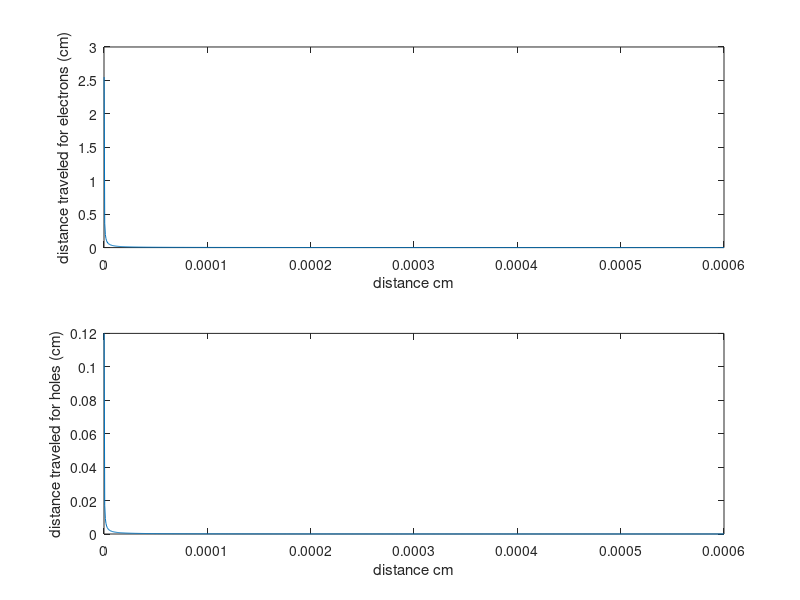
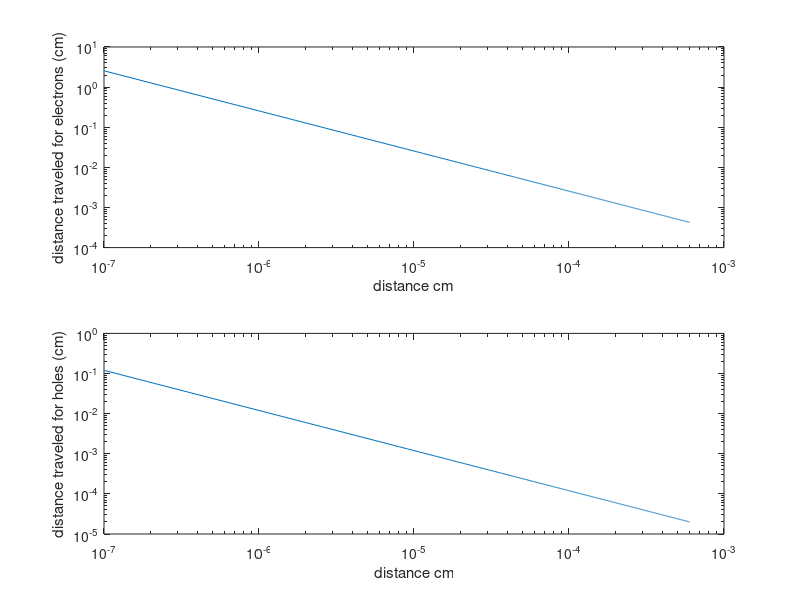
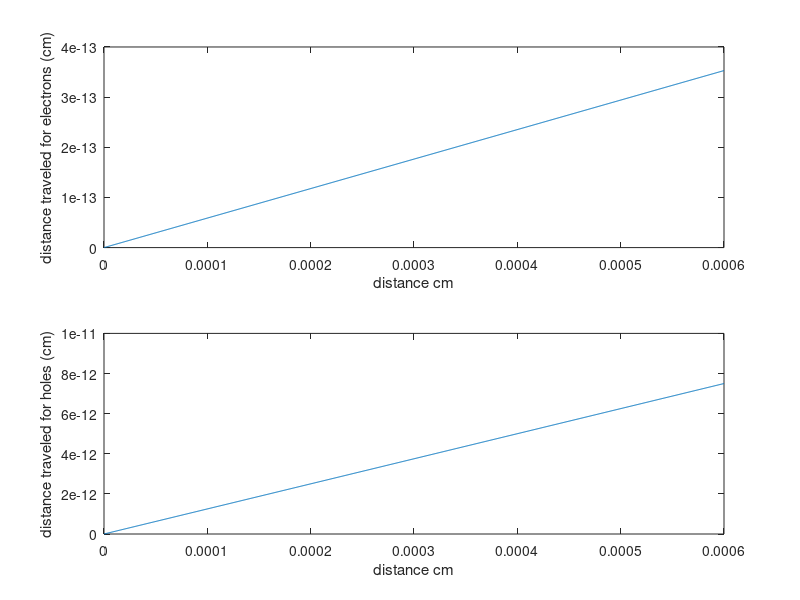

Here is the MATLAB script that generated these plots, in order:
% parameters
mue = 8.5e3; %electron mobility, cm^2/V/s
muh = 400; % hole mobility, cm^2/V/s
Eapplied=1e5;% max E field, 1/4 of breakdown field, V/cm

d= 3e-4; %electrode spacing, cm

Vapplied=Eapplied*d
x=linspace(1e-7, 2*d, 1000); %depth, cm

re=mue*(1e-12)*Vapplied./x;
rh=muh*(1e-12)*Vapplied./x;

subplot (2,1,1)
plot(x,re);xlabel('distance cm');ylabel('distance traveled for electrons (cm)')

subplot (2,1,2)
plot(x,rh);xlabel('distance cm');ylabel('distance traveled for holes (cm)')

figure(2);
subplot (2,1,1)
loglog(x,re);xlabel('distance cm');ylabel('distance traveled for electrons (cm)'); 

subplot (2,1,2)
loglog(x,rh);xlabel('distance cm');ylabel('distance traveled for holes (cm)'); 

%%
figure(3);

te=(d/2)./(mue*Vapplied./x)
th=(d/2)./(muh*Vapplied./x)
subplot (2,1,1)
plot(x,te);xlabel('distance cm');ylabel('distance traveled for electrons (cm)')

subplot (2,1,2)
plot(x,th);xlabel('distance cm');ylabel('distance traveled for holes (cm)')


